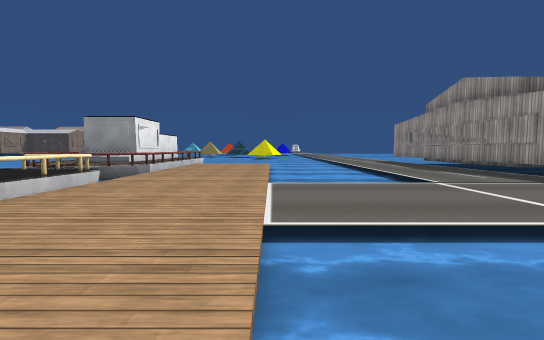
[1] (above)

21 first-person views from a walk through a Unity game level. The camera is 1.2 m above the floor, tilts 4° down and sees 85° across. The floor is counted in squares, 2 m on a side. Each view is taken from the middle of a square. On the plan, view 1 faces up. The plan holds only what a view shows up to about 9 squares ahead; the rest is blank. The place goes on beyond the plan. The player character is not drawn. Some surface patterns are stand-ins.

[2]
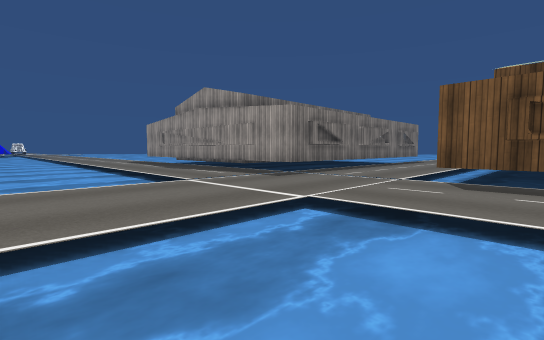

[3]
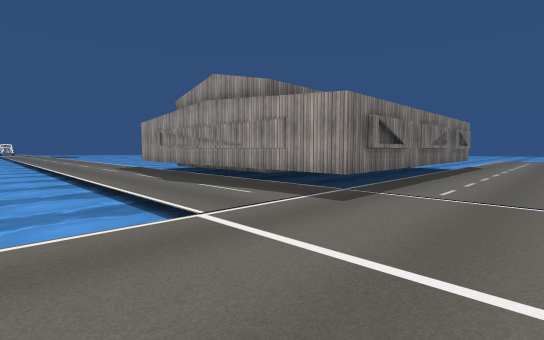

[4]
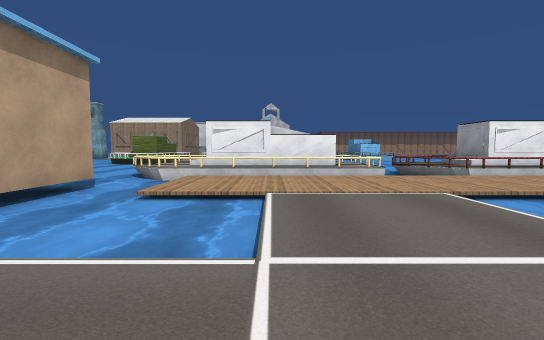

[5]
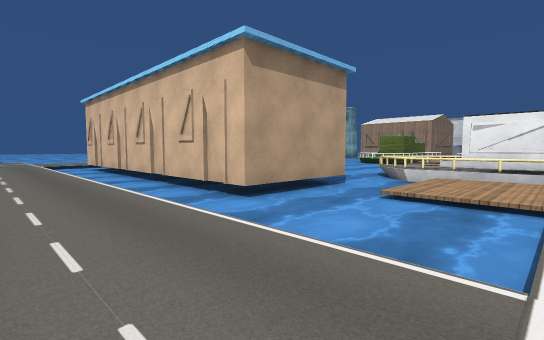

[6]
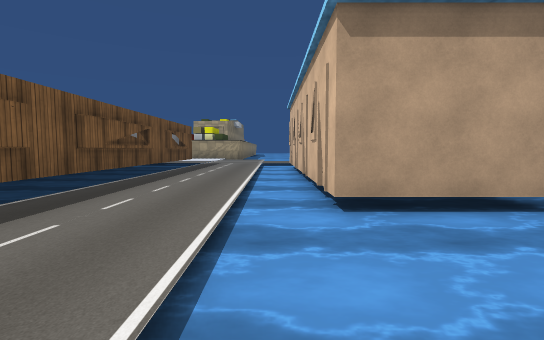

[7]
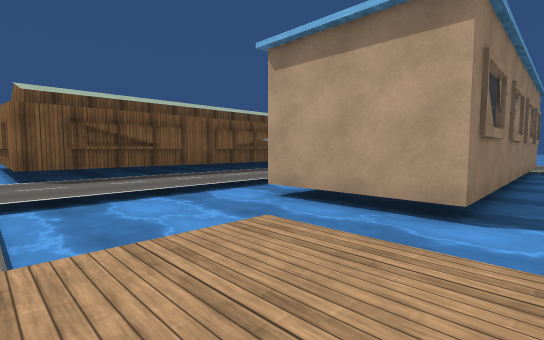

[8]
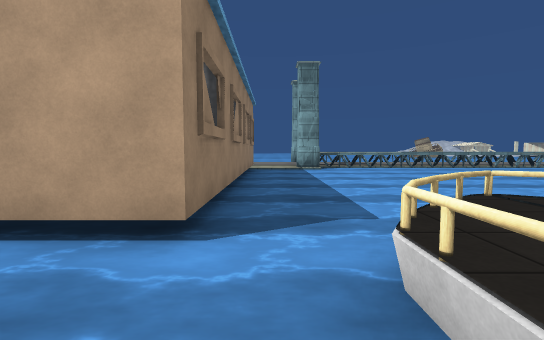

[9]
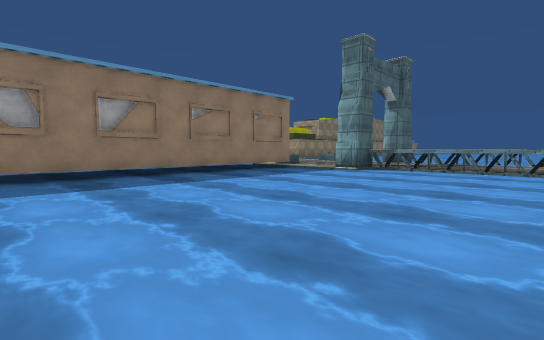

[10]
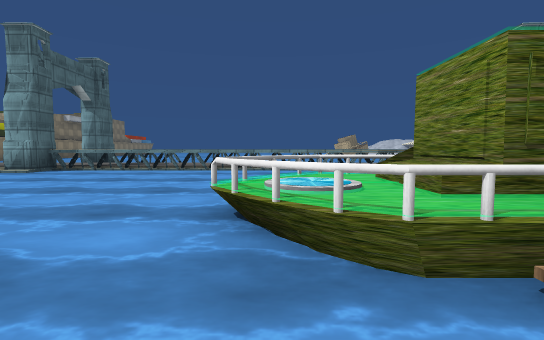

[11]
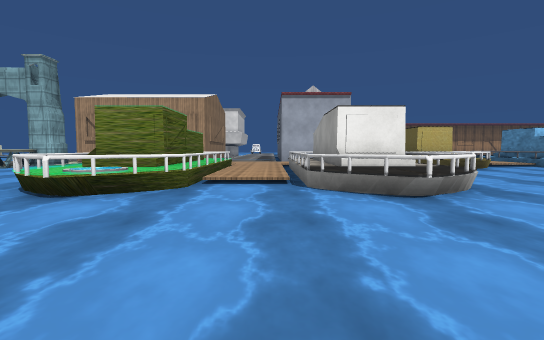

[12]
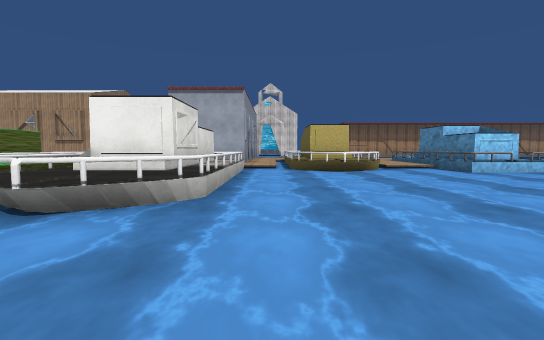

[13]
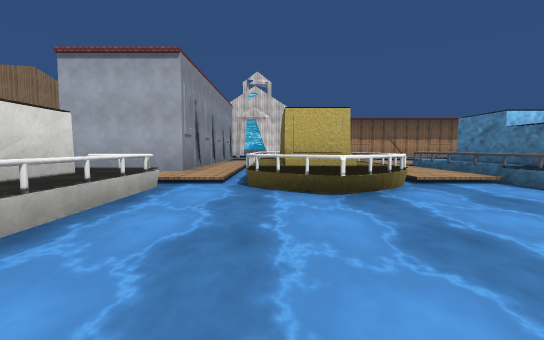

[14]
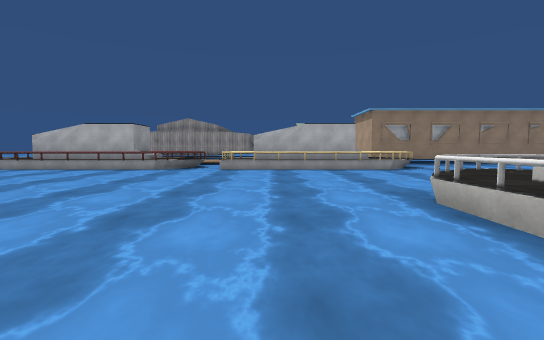

[15]
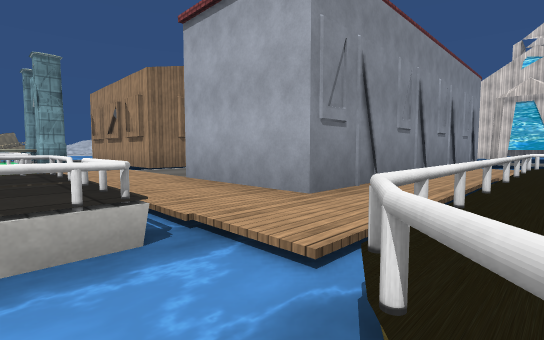

[16]
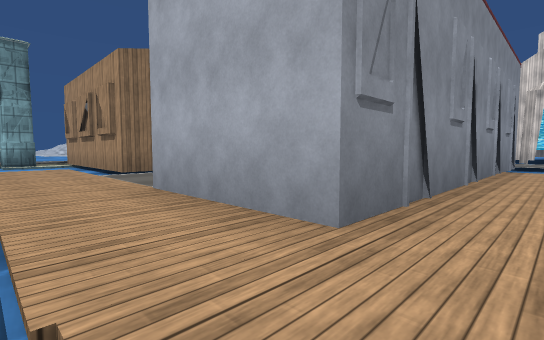

[17]
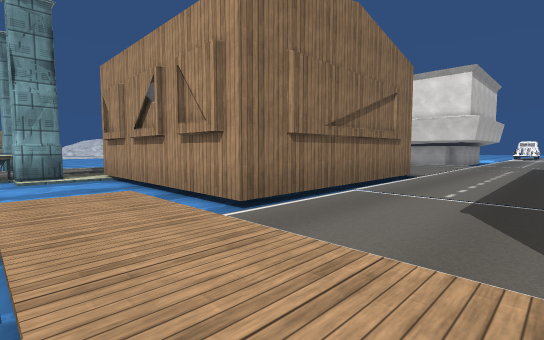

[18]
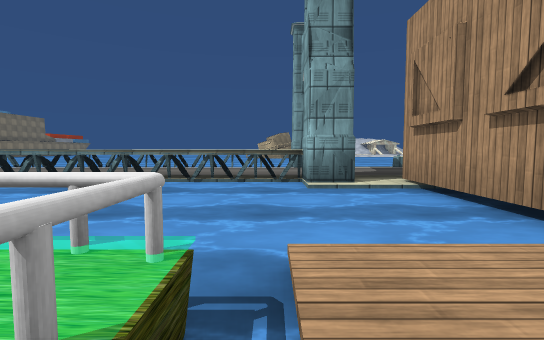

[19]
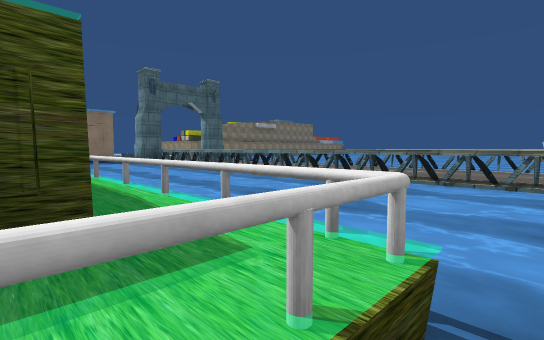

[20]
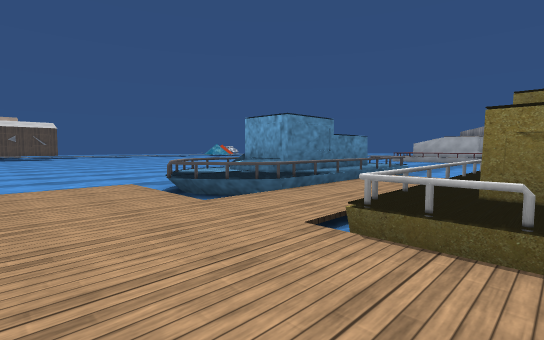

[21]
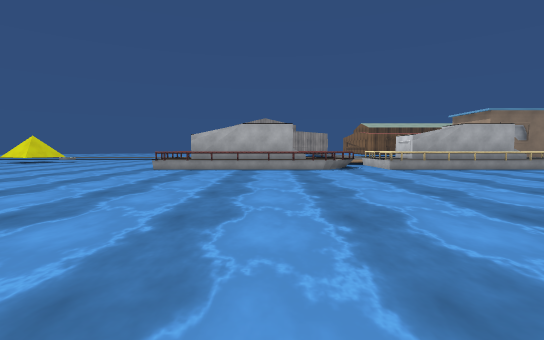

### Floor plan
Key: @ floor where view 1 was taken; # wall or solid block; x gap in a wall; . main floor; : floor 0.25 m higher than the main floor; / step, stairs or slope; = window, fence, low wall or low ledge; ^ raised ledge; H house; B building; T thing the floor can be seen under or through; O other object.
Columns run from 23 left of view 1 to 9 right of it. Each row starts with its distance up from view 1.
  9 ::/^#  #^.........###::/..::H
  8 ::/=####^.........###::/..::H
  7 ::///////.........^##::/..::#
  6 :::::::/..........===::/..::#
  5 ::=^###=#............::/..::####
  4 ::=####==.........^^=:::::::::::H
  3   =####^..........###::::::::::::
  2 :://////..........###::///:://///
  1 #####B:/^^^^^.....###::/..::/###H
  0     ##:/####^^....^#=//@..::##
 -1      #:/####^=....===.....::##
 -2 ::::::::::::/.........###.::/#
 -3 ::::::://////.........###.::##
 -4 :::::::/======........###.::#
 -5 HHHHH.:/=  ==O........###.::##
 -6     H.:/=====.........###.::/#
 -7     H.................###.::##
 -8     H.................###.:
 -9     H.................# B
-10     H:##xxxTT##xxTTT#
-11     ::::::    ::::::
-12     ::::::::::  ::
-13    =::#x##xxxx###
-14
-15         ..
-16         ..

Where each view was taken, in squares from view 1:
view 1: 0 up, 0 right, facing up
view 2: 0 up, 0 right, facing up-right
view 3: 2 up, 1 right, facing up-right
view 4: 2 up, 4 right, facing left
view 5: 2 up, 4 right, facing down-left
view 6: 2 up, 2 right, facing down
view 7: 2 up, 2 left, facing down-right
view 8: 1 up, 2 left, facing down
view 9: 2 down, 8 left, facing down-right
view 10: 2 down, 10 left, facing down
view 11: 2 down, 6 left, facing left
view 12: 2 up, 7 left, facing left
view 13: 3 up, 11 left, facing left
view 14: 3 up, 14 left, facing right
view 15: 3 up, 15 left, facing down-left
view 16: 2 up, 16 left, facing down-left
view 17: 2 down, 16 left, facing down-left
view 18: 5 down, 16 left, facing down
view 19: 5 down, 16 left, facing down-right
view 20: 4 up, 23 left, facing up-right
view 21: 8 up, 14 left, facing right
